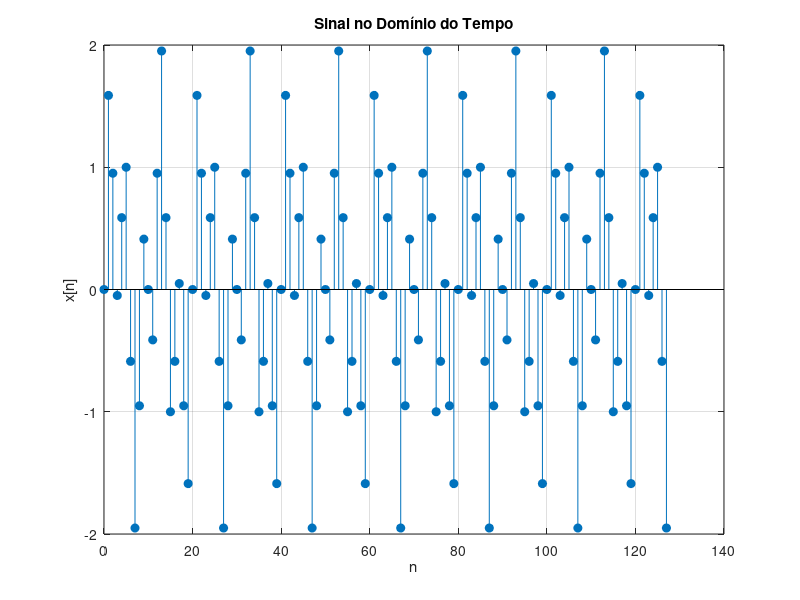
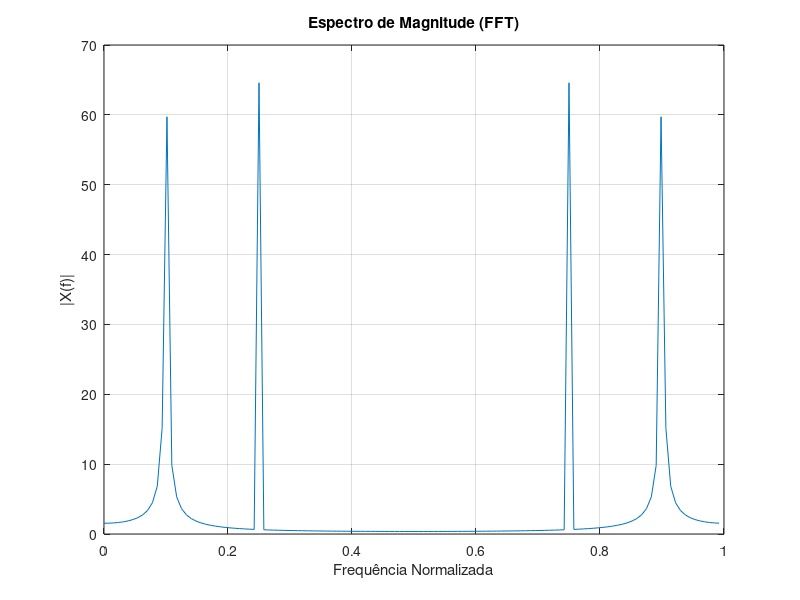

Recreate these plots in MATLAB, in order.
% Parâmetros
N = 128;
n = 0:N-1;

% Frequências distintas
f1 = 0.1;
f2 = 0.25;

% Sinais
x1 = sin(2*pi*f1*n);
x2 = sin(2*pi*f2*n);

% Soma dos sinais
x = x1 + x2;

% Domínio do tempo
figure;
stem(n, x, 'filled');
title('Sinal no Domínio do Tempo');
xlabel('n'); ylabel('x[n]');
grid on;

% FFT
X = fft(x);
f = (0:N-1)/N;

% Espectro
figure;
plot(f, abs(X));
title('Espectro de Magnitude (FFT)');
xlabel('Frequência Normalizada');
ylabel('|X(f)|');
grid on;
